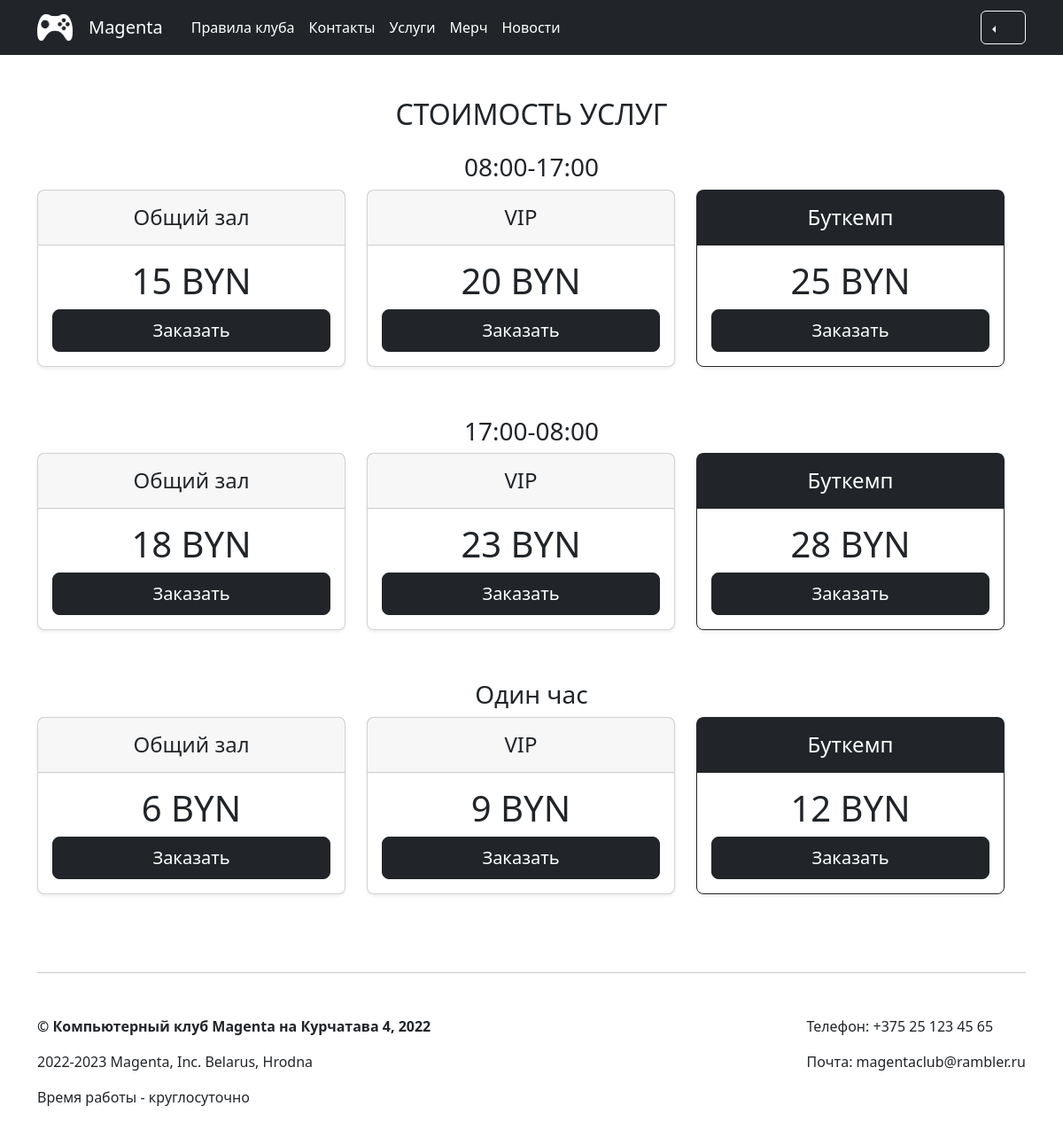
/services, run on the app's committed database.
### app/models.py (models this page shows, shortened)
class Service(db.Model):
    id = db.Column(db.Integer,primary_key=True)
    title_service = db.Column(db.String(100))
    common = db.Column(db.Integer)
    vip = db.Column(db.Integer)
    bootcamp = db.Column(db.Integer)

### app/views.py (the view)
@app.route('/services')
def services():
    service = Service.query.all()
    return render_template("services.html",service=service)

### app/views.py (called while the page is built)
@app.context_processor
def inject_user():
    def get_user_name():
        if 'name' in session:
            return User.query.filter_by(email=session['name']).first()
    return dict(active_user=get_user_name())

@app.context_processor
def inject_user():
    return dict(
    category=db.session.query(News.category).distinct().all(),
    )

### app/templates/services.html (shortened to what this page needs)
{% extends 'base.html' %}
{% block main %}
<main>
  <div class="container my-5">
    <div class="row featurette" data-aos="flip-left" align="center" id="price">
      <h2>СТОИМОСТЬ УСЛУГ</h2>
      {% for el in service%}
      <h3 class="mt-3">{{el.title_service}}</h3>
      <div class="row row-cols-1 row-cols-md-3 mb-3 text-center">
        <div class="col">
          <div class="card mb-4 rounded-3 shadow-sm">
            <div class="card-header py-3">
              <h4 class="my-0 fw-normal">Общий зал</h4>
            </div>
            <div class="card-body">
              <h1 class="card-title pricing-card-title">{{el.common}} BYN<small class="text-muted fw-light"></small></h1>
              <a href="/buy_service/{{el.common}}/Общий зал/{{el.title_service}}" class="w-100 btn btn-lg btn-dark">Заказать</a>
            </div>
          </div>
        </div>
        <div class="col">
          <div class="card mb-4 rounded-3 shadow-sm">
            <div class="card-header py-3">
              <h4 class="my-0 fw-normal">VIP</h4>
            </div>
            <div class="card-body">
              <h1 class="card-title pricing-card-title">{{el.vip}} BYN<small class="text-muted fw-light"></small></h1>
              <a href="/buy_service/{{el.vip}}/VIP/{{el.title_service}}" class="w-100 btn btn-lg btn-dark">Заказать</a>
             </div>
          </div>
        </div>
        <div class="col">
          <div class="card mb-4 rounded-3 shadow-sm border-dark">
            <div class="card-header py-3 text-bg-dark border-dark">
              <h4 class="my-0 fw-normal">Буткемп</h4>
            </div>
            <div class="card-body">
              <h1 class="card-title pricing-card-title">{{el.bootcamp}} BYN<small class="text-muted fw-light"></small></h1>
              <a href="/buy_service/{{el.bootcamp}}/Буткемп/{{el.title_service}}" class="w-100 btn btn-lg btn-dark">Заказать</a>
            </div>
          </div>
        </div>
      </div>
      {%endfor%}
    </div>
  </div>
</main>
{% endblock %}

### data on the page
Service: title_service "08:00-17:00", common "15", vip "20", bootcamp "25"
Service: title_service "17:00-08:00", common "18", vip "23", bootcamp "28"
Service: title_service "Один час", common "6", vip "9", bootcamp "12"
